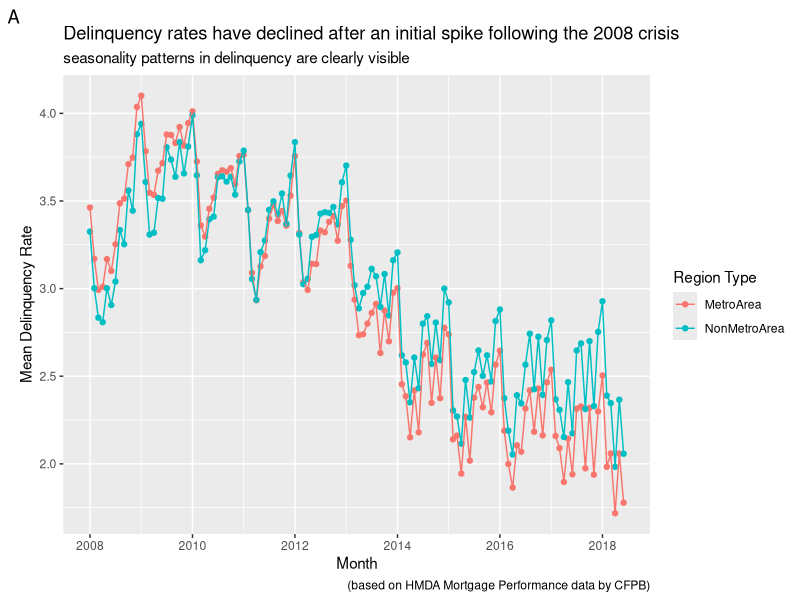
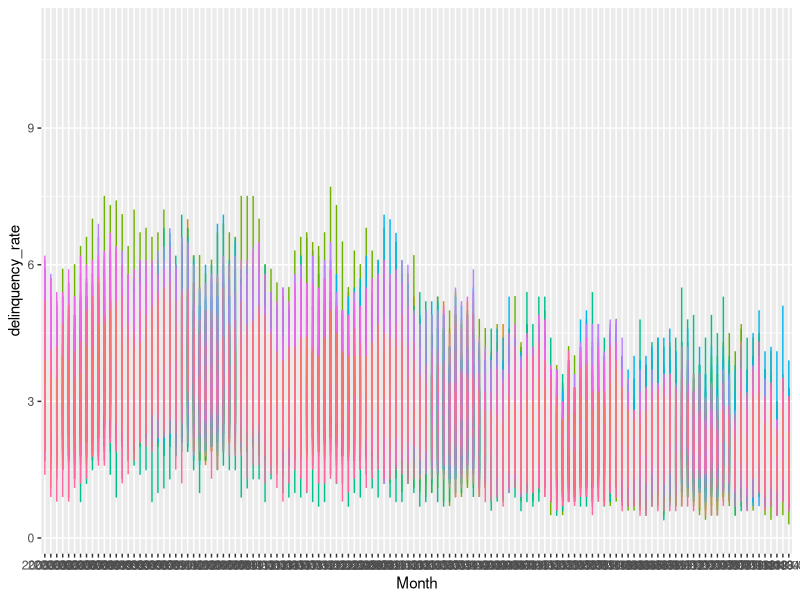
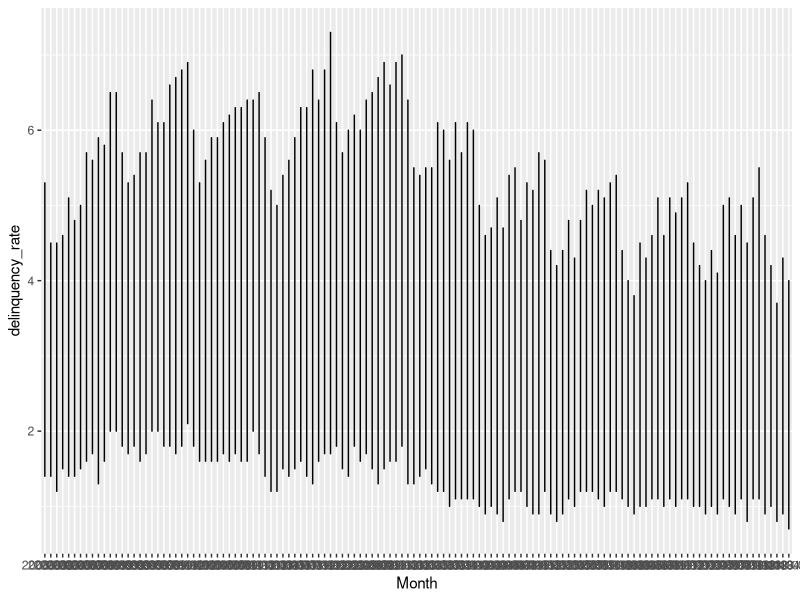
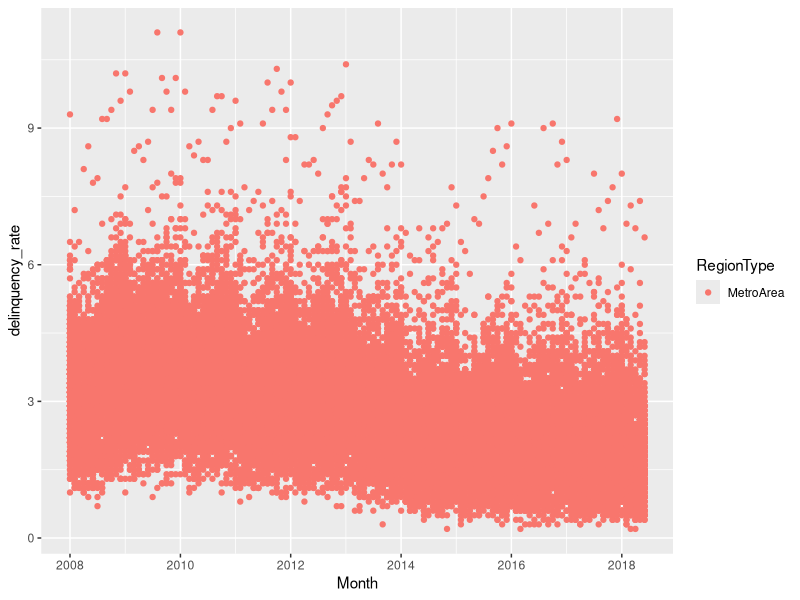

Generate these figures, in order, with R:
# Darshan Sumant
# Jan 20, 2019
# Intro to ggplot2 Assignment
# Exploratory analysis of the CFPB HMDA data

# Install required packages
install.packages("readr")
install.packages("haven")
install.packages("plyr")
install.packages("dplyr")
install.packages("tidyr")
install.packages("stringr")
install.packages("ggplot2")
install.packages("zoo")

# Load required packages
library("readr")
library("haven")
library("plyr")
library("dplyr")
library("tidyr")
library("stringr")
library("ggplot2")
library("zoo")

# Load all data
del_county = read_csv("datasets/CountyMortgagesPercent-30-89DaysLate-thru-2018-06.csv")
del_state = read_csv("datasets/StateMortgagesPercent-30-89DaysLate-thru-2018-06.csv")
del_metro = read_csv("datasets/MetroAreaMortgagesPercent-30-89DaysLate-thru-2018-06.csv")

# Check loaded data
ls()
dim(del_county)
dim(del_state)
dim(del_metro)

del_county
del_state
del_metro

# Convert to long format
del_county_long <- gather(select(del_county, -c(RegionType, State, FIPSCode)),
                          key = Month,
                          value = delinquency_rate,
                          convert = TRUE,
                          -Name)

# Convert to long format
del_state_long <- gather(select(del_state, -c(RegionType, FIPSCode)),
                         key = Month,
                         value = delinquency_rate,
                         convert = TRUE,
                         -Name)

# Convert to long format
del_metro_long <- gather(select(del_metro, -c(Name, CBSACode)),
                         key = Month,
                         value = delinquency_rate,
                         convert = TRUE,
                         -RegionType) %>% 
  mutate(Month = as.Date(paste(Month,"-01",sep="")))
  #mutate(Month = as.yearmon(Month))


del_county_long
del_state_long
del_metro_long

# Group by Metro Area
del_by_metro <- del_metro_long %>% 
  group_by(RegionType, Month) %>%
  summarise(mean_del = mean(delinquency_rate),
            max_del = max(delinquency_rate),
            min_del = min(delinquency_rate),
            del_diff = max_del - min_del)

# Plot delinquency trends by Region Type
p1 <- ggplot(filter(del_by_metro, grepl("Metro", RegionType)), 
             aes(x=Month, 
                 y=mean_del 
                 ,color=RegionType
                 ,group=RegionType
                 )) + 
  geom_point() + 
  geom_line()

p1 + labs(colour = "Region Type", 
          y = "Mean Delinquency Rate", 
          title = "Delinquency rates have declined after an initial spike following the 2008 crisis",
          subtitle = "seasonality patterns in delinquency are clearly visible",
          caption = "(based on HMDA Mortgage Performance data by CFPB)",
          tag = "A") + 
  scale_x_date(date_labels = "%Y")

# Plot delinquency rates by month
ggplot(del_county_long, 
       aes(x=Month, 
           y=delinquency_rate)) + 
  geom_line(aes(color=Name), show.legend = FALSE)

# Plot delinquency rates by month
ggplot(del_state_long, 
       aes(x=Month, 
           y=delinquency_rate)) + 
  geom_line(show.legend = FALSE)

# Plot delinquency rates by month
ggplot(filter(del_metro_long, RegionType %in% "MetroArea"), 
       aes(x=Month, 
           y=delinquency_rate)) + 
  geom_point(aes(color=RegionType))
